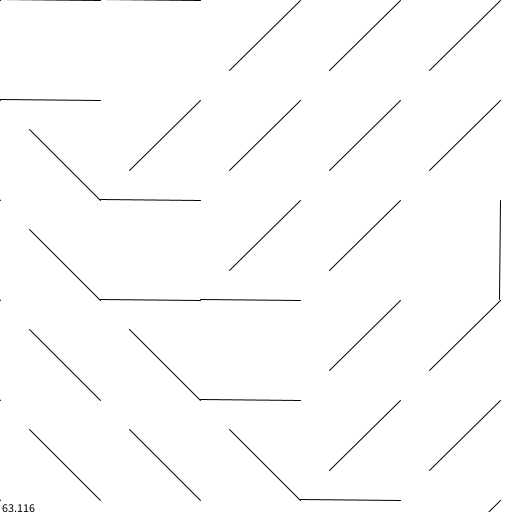
Frame 1 (no input)
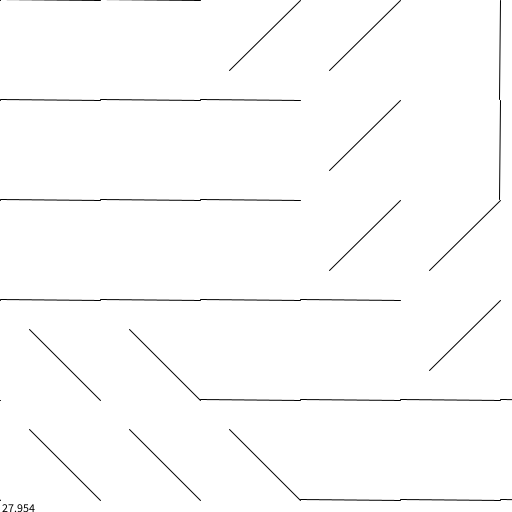
Frame 60 (the mouse pressed at the canvas centre just before this capture)
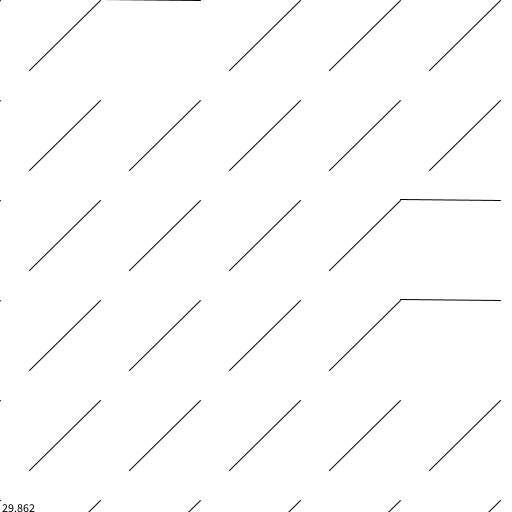
Frame 120 (the mouse held since frame 60 and released just before this capture)

The Processing sketch that drew these frames (run headless with seeded random() and noise(); from frame 60 on, the mouse is pressed at the canvas centre):

// Processing sketch: flowfield
// ── flowfield.pde
float noiseScale = 0.1;
float timeScale = 0.01;
int scl = 100;
int cols, rows;

void setup() {
  frameRate(30);
  size(512, 512);
  cols = floor(width/scl);
  rows = floor(height/scl);
}

void draw() {
  background(255);
  float rows=10;
  float cols =10;
  for (int y =0; y< rows; y++) {
    for (int x = 0; x< cols; x++)
    {
      int index = (x+y*width);
      float r = noise(x*noiseScale, y*noiseScale, frameCount*timeScale);
      float step = TWO_PI/8;
      r *=8;
      r=int(r);
      PVector v = PVector.fromAngle(step*r);
      v.mult(2);
      stroke(0);
      pushMatrix();
      translate(x * scl, y * scl);
      rotate(v.heading());
      line(0, 0, scl, 0);
      popMatrix();
    }
  }
  pushMatrix();
  fill(0);
  translate(0, height);
  text(frameRate, 0, 0);
  popMatrix();
}

// ── Particle.pde
class Particle {
  PVector pos = new PVector(0, 0);
  PVector vel = new PVector(0, 0);
  PVector acc = new PVector(0, 0);
  public Particle() {
  }
  public Particle(PVector p) {
    pos = p;
  }
  public void update() {
    if (pos.x<0)pos.x=width;
    else if (pos.x>width)pos.x=0;
    if (pos.y<0)pos.y=height;
    else if (pos.y>height)pos.y=0;
    vel.limit(2);
    vel.add(acc);
    pos.add(vel);
    acc.mult(0);
  }
  public void applyForce(PVector force) {
    acc.add(force.mult(0.1));
  }

  public void show() {
    stroke(0);
    ellipse(pos.x, pos.y, 10, 10);
  }
}
